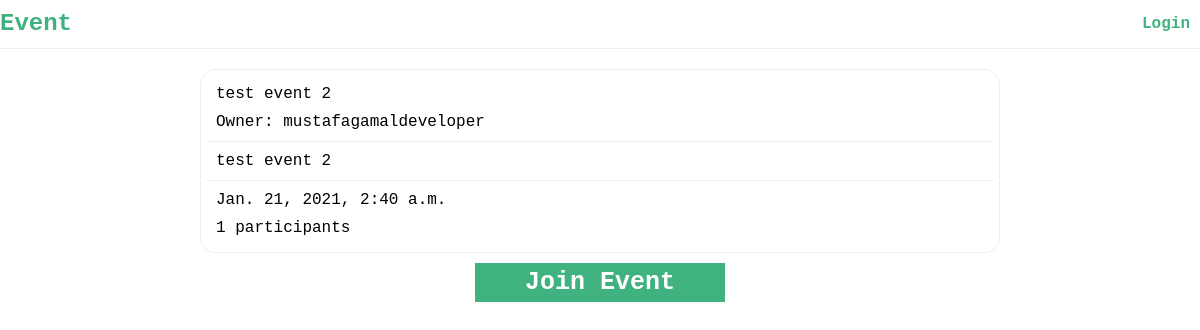
Page /events/2/ on the earlier database version.
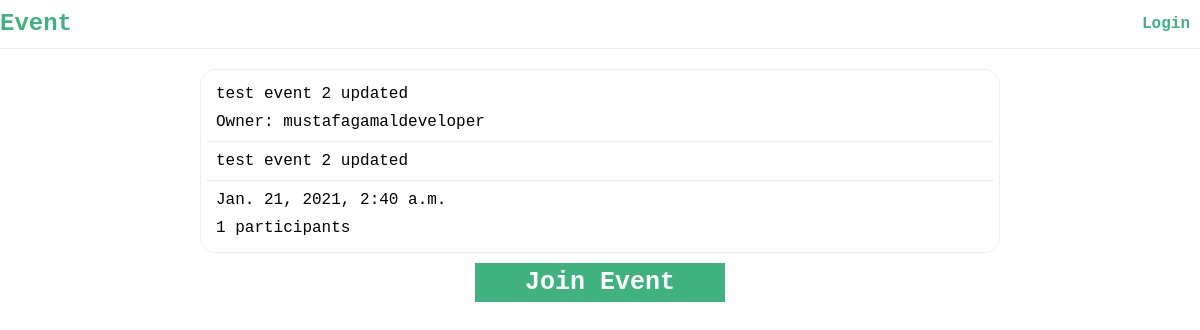
Same page on the later database version.
### events/models.py (models this page shows, shortened)
class Event(models.Model):
    owner = models.ForeignKey(
        CustomUser,
        on_delete=models.CASCADE,
        related_name="owned_events")
    title = models.CharField(max_length=200)
    description = models.TextField()
    date = models.DateTimeField()
    participants = models.ManyToManyField(
        CustomUser,
        blank=True,
        related_name="events")
    created_at = models.DateTimeField(auto_now_add=True)
    updated_at = models.DateTimeField(auto_now=True)
    def _is_owner(self, request):
        return request.user.is_authenticated and request.user == self.owner
    def _is_participating(self, request):
        return request.user.is_authenticated and self.participants.filter(pk=request.user.pk).exists()

### accounts/models.py (models this page shows, shortened)
class CustomUser(AbstractUser):
    @property
    def name(self):
        return self.email.split('@')[0]

### events/views.py (the view)
# urls.py: path('events/<int:pk>/', views.EventDetailView.as_view(), name='events.detail'),
class EventDetailView(DetailView):
    model = Event
    template_name = "events/detail.html"
    context_object_name = "event"
    def get_context_data(self, **kwargs):
        context = super().get_context_data(**kwargs)
        context['is_owner'] = self.object._is_owner(self.request)
        context['is_participating'] = self.object._is_participating(self.request)
        return context

### events/templates/events/detail.html (shortened to what this page needs)
{% extends 'events/layout.html' %}
{% block content %}
<div class="detail">
    <div class="event">
        <div class="header">
            <p class="title">
                {{ event.title }}
            </p>
            <p class="owner">
                Owner: {{ event.owner.name }}
            </p>
        </div>
        <div class="body">
            <p class="description">
                {{ event.description }}
            </p>
        </div>
        <div class="info">
            <p class="date">
                {{ event.date }}
            </p>
            <p class="participants">
                {{ event.participants.count }} participants
            </p>
        </div>
    </div>
    {% if not is_owner %}
        {% if is_participating %}
            <form
                action="{% url 'events.withdraw' pk=event.pk %}"
                method="post"
                class="join-event">
                {% csrf_token %}
                <div class="field">
                    <div class="input create-event">
                        <button id="events-delete">Withdraw</button>
                    </div>
                </div>
            </form>
        {% else %}
            <form
                action="{% url 'events.join' pk=event.pk %}"
                method="post"
                class="join-event">
                <input type="submit" value="Join Event">
            </form>
        {% endif %}
    {% else %}
        <div class="create-event">
            <a href="{% url 'events.update' pk=event.pk %}">Update Event</a>
        </div>
    {% endif %}
</div>
{% endblock content %}

### events/templates/events/layout.html (shortened to what this page needs)
{% load static %}
<!DOCTYPE html>
<html lang="en">
<head>
    <link rel="stylesheet" href="{% static 'events/css/styles.css' %}">
</head>
<body>
    <div class="container">
        {% include 'events/navbar.html' %}
        {% block content %}{% endblock content %}
    </div>
</body>
</html>

### events/templates/events/navbar.html
<nav>
    <div class="logo">
        <h1>
            <a href="{% url 'home' %}">Event</a>
        </h1>
    </div>
    <div class="nav-links">
        <ul>
            {% if user.is_authenticated %}
                <li>
                    <a href="{% url 'events' %}?myevents=1">{{ user.name }}'s Events</a>
                </li>
                <li>
                    <a href="{% url 'account_logout' %}">Logout</a>
                </li>
            {% else %}
                <li>
                    <a href="{% url 'account_login' %}">Login</a>
                </li>
            {% endif %}
        </ul>
    </div>
</nav>

### events/static/events/css/styles.css (style rules this page uses)
* { margin: 0; padding: 0; box-sizing: border-box; font-family: 'Courier New', Courier, monospace; }
.container { max-width: 1200px; margin: auto; }
nav { display: flex; justify-content: space-between; padding: 10px 0; border-bottom: 1px solid #eee; margin-bottom: 20px; }
nav a { color: #3FB27F; font-weight: bold; text-decoration: none; }
nav ul { list-style-type: none; }
nav ul li { display: inline-block; padding: 5px 10px; }
.create-event a, .create-event button, .join-event input[type="submit"] { display: block; margin: auto; width: 250px; text-align: center; text-decoration: none; font-weight: bold; font-size: 25px; color: white; background-color: #3FB27F; padding: 5px 10px; border: none; outline: none; }
.event { max-width: 800px; margin: 10px auto; border: 1px solid #eee; padding: 5px; border-radius: 15px; }
.event .header, .event .body, .event .info { padding: 10px; }
.event .header { border-bottom: 1px solid #eee; }
.event .header .title { margin-bottom: 10px; }
.event .body { border-bottom: 1px solid #eee; }
.event .info .date { margin-bottom: 10px; }

Differences in the rows shown:
changed Event "mustafagamaldeveloper": title "test event 2" → "test event 2 updated"; description "test event 2" → "test event 2 updated"
